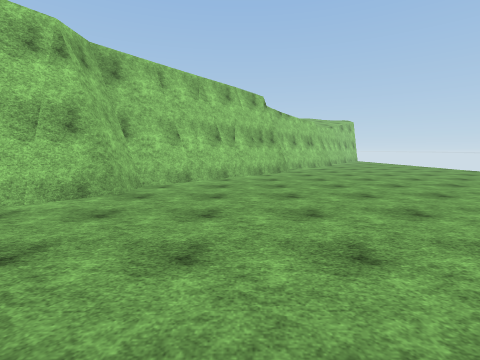
[1] (above)

21 first-person views from a walk through a 3-D level made in the Unity game engine. The camera is 1.5 m above the floor, tilts 6° down and sees 85° across. The floor is counted in squares, 2 m on a side. Each view is taken from the middle of a square. On the plan, view 1 faces up. The plan holds only what a view shows up to about 9 squares ahead; the rest is blank. The place goes on beyond the plan. Some trees and plants on the terrain are drawn as simple stand-ins. Some surface patterns are stand-ins.

[2]
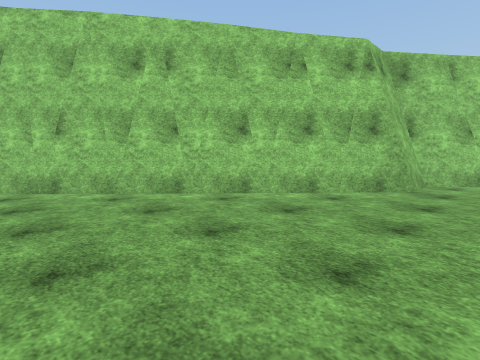

[3]
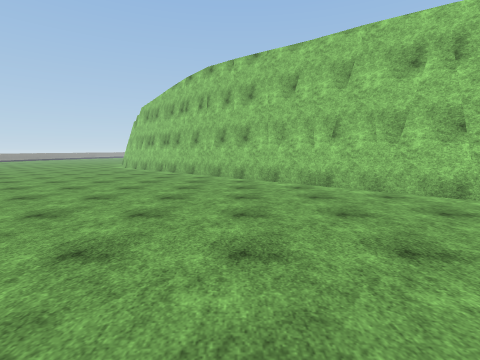

[4]
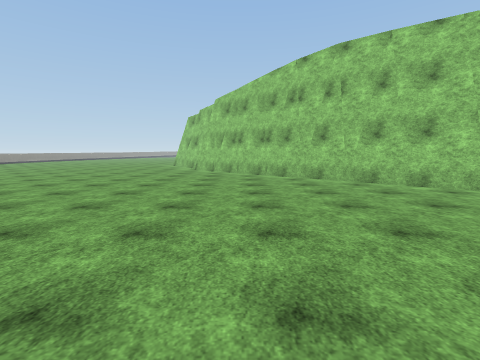

[5]
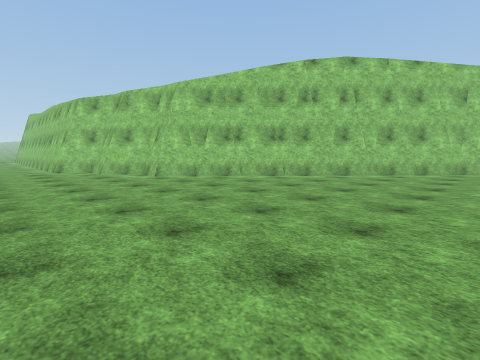

[6]
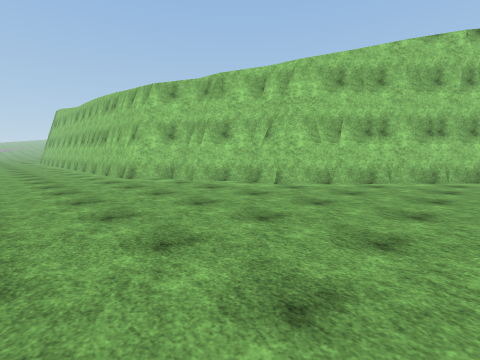

[7]
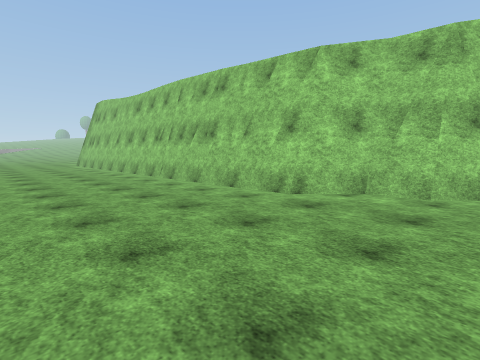

[8]
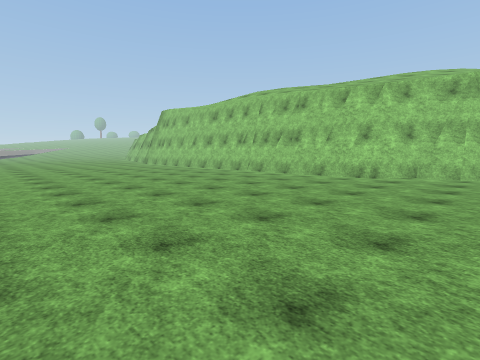

[9]
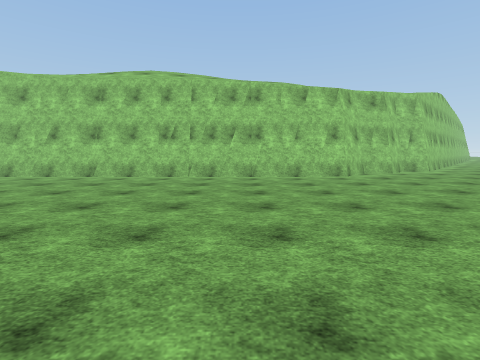

[10]
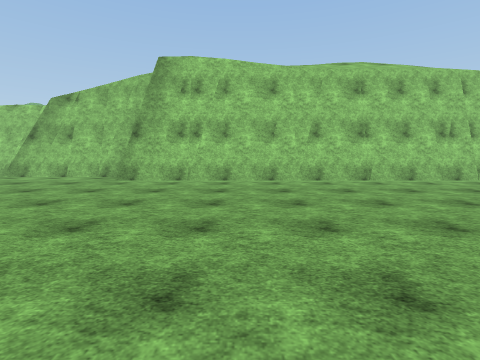

[11]
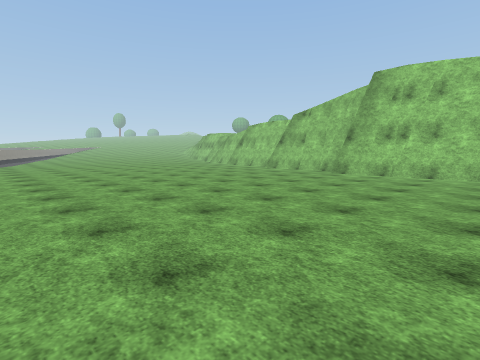

[12]
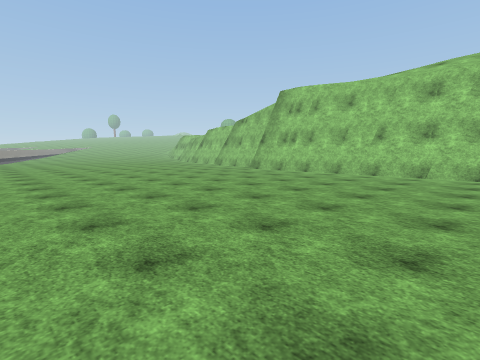

[13]
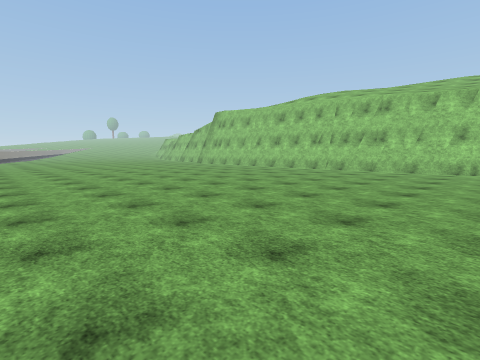

[14]
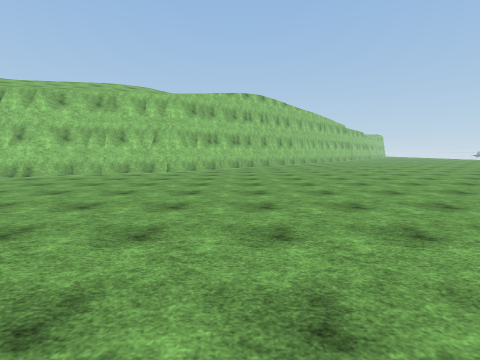

[15]
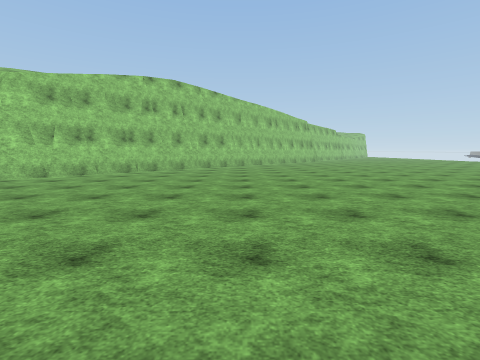

[16]
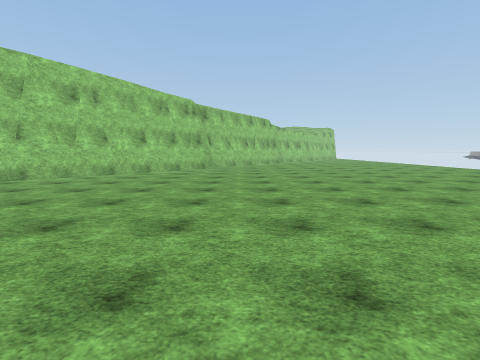

[17]
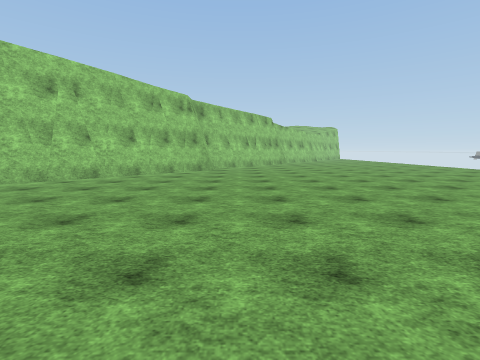

[18]
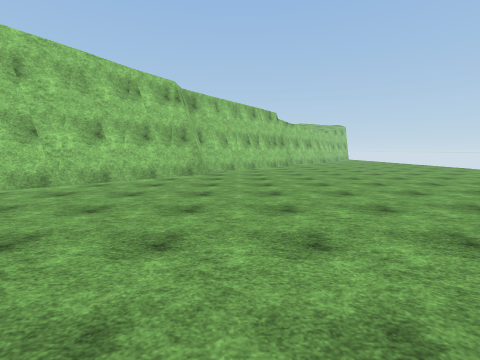

[19]
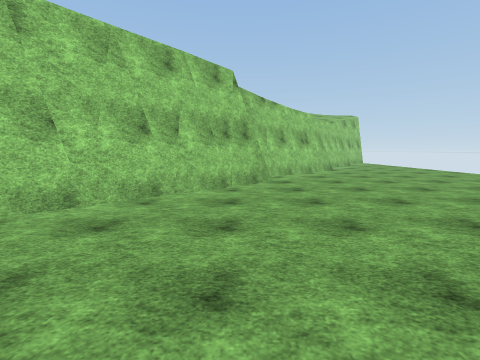

[20]
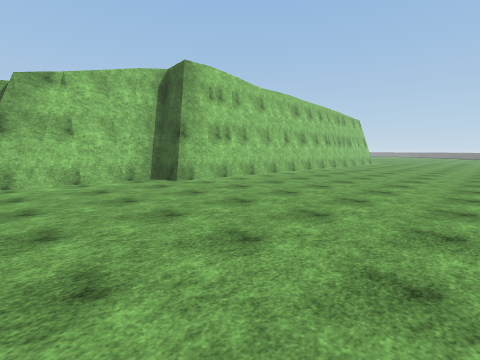

[21]
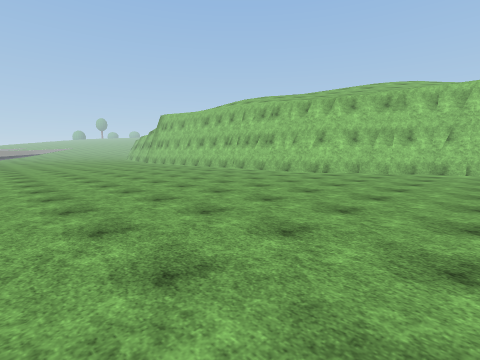

### Floor plan
Key: @ floor where view 1 was taken; # wall or solid block; . main floor; : floor 0.25 m higher than the main floor; / step, stairs or slope; v drop or lower ground.
Columns run from 37 left of view 1 to 2 right of it. Each row starts with its distance up from view 1.
 11                                       /#
 10                                       #:
  9                                      /#:
  8                                     /#::
  7                                    /#:::
  6                                   /#::::
  5                                   v#::::
  4                                  /#:::::
  3                                 /#::::::
  2                                /#:::::::
  1                               /#::::::::
  0                              /#::::::@::
 -1                             /#::::::::::
 -2                            /#:::::::::::
 -3                           /#::::::::::::
 -4                          /#:::::::::::::
 -5                         /#:::::::::::::
 -6                        /#:::::::::::::
 -7                      /v#:::::::::::::
 -8  vvvv    /////     /v##..:::::::::::
 -9 #####vvvvvvvvvvvvvv##.....::::::::::
-10 ....###############........::::::::
-11 ...........................:::::::
-12 ............................:::::
-13 .............................:::
-14 ..............................:
-15 ..............................
-16 ............................
-17 ...........................
-18 ........................ .
-19 ........................
-20        .............
-21          ...........

Positions as (right, up) in squares from view 1, and headings:
1: (0, 0), facing up
2: (-1, -1), facing up-left
3: (-1, -2), facing left
4: (-3, -6), facing left
5: (-7, -12), facing up-left
6: (-11, -13), facing up-left
7: (-16, -14), facing up-left
8: (-16, -18), facing up-left
9: (-22, -18), facing up
10: (-30, -17), facing up
11: (-29, -19), facing up-left
12: (-25, -19), facing up-left
13: (-18, -21), facing up-left
14: (-12, -18), facing up
15: (-8, -15), facing up
16: (-1, -7), facing up
17: (-1, -6), facing up
18: (-1, -4), facing up
19: (1, 3), facing up
20: (-37, -16), facing up-right
21: (-14, -19), facing up-left
